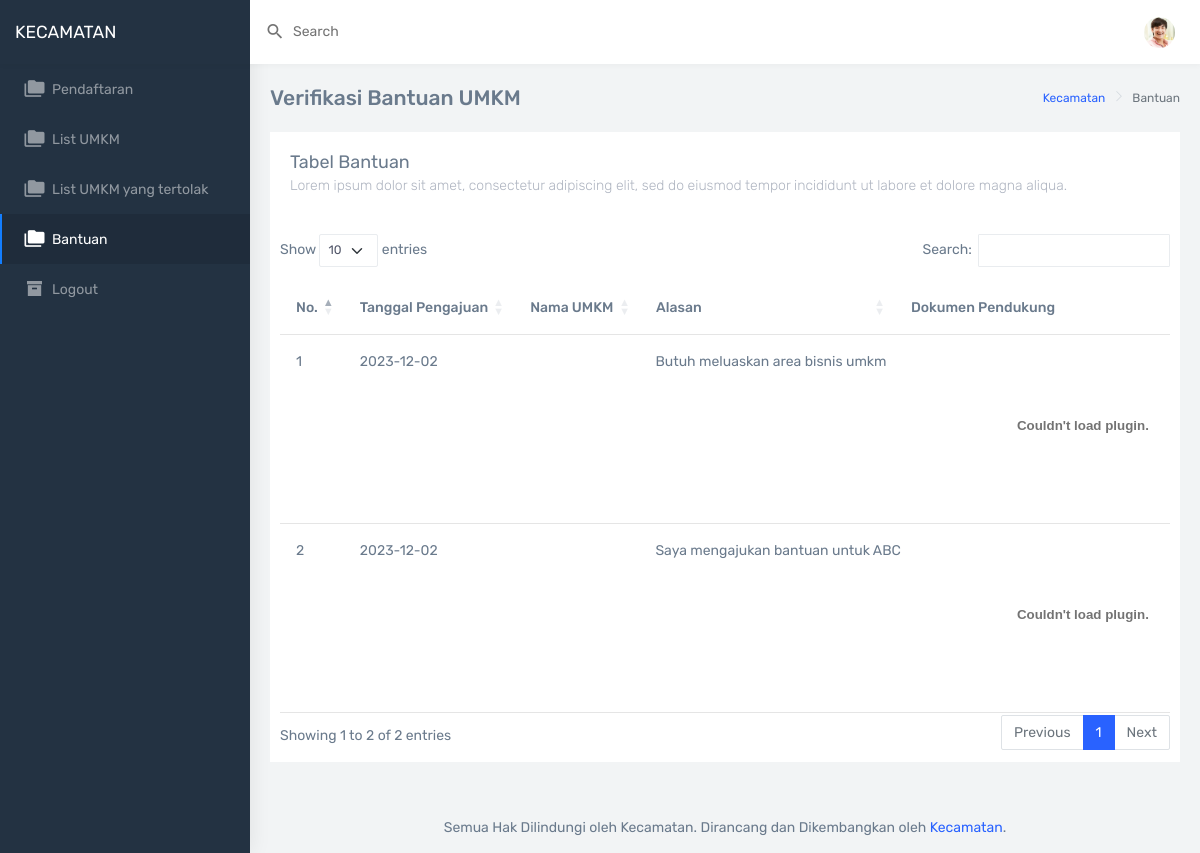
Page /admin/page/ltr/bantuan.php on the earlier database version.
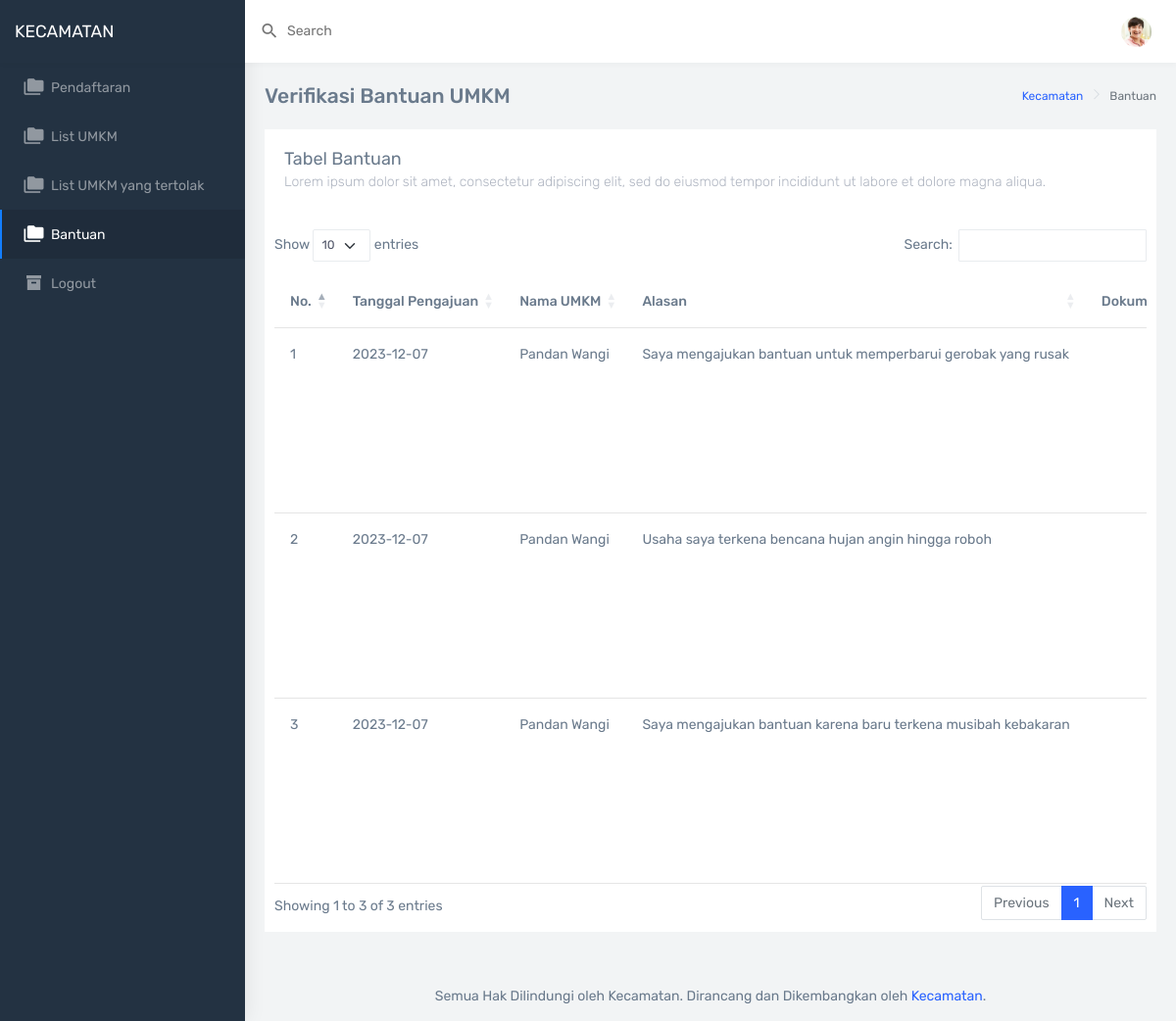
Same page on the later database version.
### tables this page shows
CREATE TABLE `bantuan` (
  `id` int(11) NOT NULL,
  `id_umkm` int(11) NOT NULL,
  `tanggal` date DEFAULT current_timestamp(),
  `alasan` varchar(255) NOT NULL,
  `dokumen_pendukung` varchar(100) NOT NULL,
  `kebutuhan_dana_nominal` int(11) DEFAULT NULL,
  `kebutuhan_dana_rincian` text DEFAULT NULL,
  `kebutuhan_tenda` tinyint(4) DEFAULT NULL,
  `kebutuhan_gerobak` tinyint(4) DEFAULT NULL,
  `kebutuhan_spanduk` tinyint(4) DEFAULT NULL,
  `kebutuhan_lainnya_ket` text DEFAULT NULL,
  `keterangan` text DEFAULT NULL,
  `status` int(11) NOT NULL DEFAULT 2
);

CREATE TABLE `umkmm` (
  `id` int(11) NOT NULL,
  `username` varchar(300) NOT NULL,
  `email` varchar(300) NOT NULL,
  `password` varchar(300) NOT NULL,
  `nama_umkm` varchar(300) NOT NULL,
  `notelp_umkm` varchar(12) NOT NULL,
  `alamat_umkm` varchar(300) NOT NULL,
  `kecamatan` varchar(300) NOT NULL,
  `foto_umkm` longblob NOT NULL,
  `kategori_umkm` varchar(300) NOT NULL,
  `deskripsi_umkm` varchar(500) NOT NULL,
  `formulir` longblob NOT NULL,
  `surat_pengantar` longblob NOT NULL,
  `ktp` longblob NOT NULL,
  `npwp` longblob NOT NULL,
  `verification_status` int(11) DEFAULT NULL
);

### admin/page/ltr/bantuan.php (the view, shortened to what this page needs)
<?php
require "../../../connect.php";
$sql = "SELECT * FROM bantuan WHERE status = 2";
$stmt = $conn->query($sql)->fetchAll();
?>
<!DOCTYPE html>
<html dir="page" lang="en">
<head>
    <link href="../../dist/css/style.min.css" rel="stylesheet">
    <link rel="stylesheet" href="https://cdn.datatables.net/1.13.7/css/dataTables.bootstrap5.min.css">
</head>
<body>
    <div id="main-wrapper" data-navbarbg="skin6" data-theme="light" data-layout="vertical" data-sidebartype="full" data-boxed-layout="full">
        <header class="topbar" data-navbarbg="skin6">
            <nav class="navbar top-navbar navbar-expand-md navbar-light">
                <div class="navbar-header" data-logobg="skin5">
                    <div class="navbar-brand">
                        <a href="pendaftaran.html" class="logo">
                            <span class="logo-text text-white" alt="homepage">
                                KECAMATAN
                            </span>
                        </a>
                    </div>
                </div>
                <div class="navbar-collapse collapse" id="navbarSupportedContent" data-navbarbg="skin6">
                    <ul class="navbar-nav float-start me-auto">
                        <li class="nav-item search-box">
                            <a class="nav-link waves-effect waves-dark" href="javascript:void(0)">
                                <div class="d-flex align-items-center">
                                    <i class="mdi mdi-magnify font-20 me-1"></i>
                                    <div class="ms-1 d-none d-sm-block">
                                        <span>Search</span>
                                    </div>
                                </div>
                            </a>
                        </li>
                    </ul>
                    <ul class="navbar-nav float-end">
                        <li class="nav-item dropdown">
                            <a class="nav-link dropdown-toggle text-muted waves-effect waves-dark pro-pic" href="#" id="navbarDropdown" role="button" data-bs-toggle="dropdown" aria-expanded="false">
                                <img src="../../assets/images/users/1.jpg" alt="user" class="rounded-circle" width="31">
                            </a>
                        </li>
                    </ul>
                </div>
            </nav>
        </header>
        <aside class="left-sidebar" data-sidebarbg="skin5">
            <div class="scroll-sidebar">
                <nav class="sidebar-nav">
                <ul id="sidebarnav">
                        <li class="sidebar-item">
                            <a class="sidebar-link waves-effect waves-dark sidebar-link" href="pendaftaran.php" aria-expanded="false">
                                <i class="mdi mdi-folder-multiple"></i>
                                <span class="hide-menu">Pendaftaran</span>
                            </a>
                        </li>
                        <li class="sidebar-item">
                            <a class="sidebar-link waves-effect waves-dark sidebar-link" href="umkm.php" aria-expanded="false">
                                <i class="mdi mdi-folder-multiple"></i>
                                <span class="hide-menu">List UMKM</span>
                            </a>
                        </li>
                        <li class="sidebar-item">
                            <a class="sidebar-link waves-effect waves-dark sidebar-link" href="umkm_tolak.php" aria-expanded="false">
                                <i class="mdi mdi-folder-multiple"></i>
                                <span class="hide-menu">List UMKM yang tertolak</span>
                            </a>
                        </li>
                        <li class="sidebar-item">
                            <a class="sidebar-link waves-effect waves-dark sidebar-link" href="bantuan.php" aria-expanded="false">
                                <i class="mdi mdi-folder-multiple"></i>
                                <span class="hide-menu">Bantuan</span>
                            </a>
                        </li>
                        <li class="sidebar-item">
                            <a class="sidebar-link waves-effect waves-dark sidebar-link" href="../../../logout.php" aria-expanded="false">
                                <i class="mdi mdi-archive"></i>
                                <span class="hide-menu">Logout</span>
                            </a>
                        </li>
                    </ul>
                </nav>
            </div>
        </aside>
        <div class="page-wrapper">
            <div class="page-breadcrumb">
                <div class="row">
                    <div class="col-5 align-self-center">
                        <h4 class="page-title">Verifikasi Bantuan UMKM</h4>
                    </div>
                    <div class="col-7 align-self-center">
                        <div class="d-flex align-items-center justify-content-end">
                            <nav aria-label="breadcrumb">
                                <ol class="breadcrumb">
                                    <li class="breadcrumb-item">
                                        <a href="#">Kecamatan</a>
                                    </li>
                                    <li class="breadcrumb-item active" aria-current="page">Bantuan</li>
                                </ol>
                            </nav>
                        </div>
                    </div>
                </div>
            </div>
            <div class="container-fluid">
                <div class="row">
                    <div class="col-12">
                        <div class="card">
                            <div class="card-body">
                                <h4 class="card-title">Tabel Bantuan</h4>
                                <h6 class="card-subtitle">Lorem ipsum dolor sit amet, consectetur adipiscing elit, sed do eiusmod tempor incididunt ut labore et dolore magna aliqua.
                            </div>
                            <div class="table-responsive" style="padding: 10px;">
                                <table class="table table-hover nowrap" id="tableBantuan" style="width: 100%;">
                                    <thead id="thead-tableBantuan" class="nowrap" style="width: 100%;">
                                        <tr>
                                            <th scope="col">No.</th>
                                            <th scope="col">Tanggal Pengajuan</th>
                                            <th scope="col">Nama UMKM</th>
                                            <th scope="col">Alasan</th>
                                            <th scope="col">Dokumen Pendukung</th>
                                        </tr>
                                    </thead>
                                    <tbody id="tbody-tableBantuan">
                                        <?php
                                        if ($stmt != null) {
                                            $no = 0;
                                            foreach ($stmt as $data) {
                                                $no++;
                                                $id = $data['id_umkm'];
                                                $nama_umkm = "SELECT nama_umkm FROM umkmm WHERE id = $id";
                                                $nama_umkm = $conn->query($nama_umkm)->fetch();
                                                echo '
                                                <tr>
                                                    <td>' . $no . '</td>
                                                    <td>' . $data['tanggal'] . '</td>
                                                    <td>' . $nama_umkm['nama_umkm'] . '</td>
                                                    <td>' . $data['alasan'] . '</td>
                                                    <td> <embed type="application/pdf" src="../../../forms/'. $data['dokumen_pendukung'] .'" style="width: 600; heigth: 400; overflow: hidden;"></embed> </td>
                                                    <td>' . $data['kebutuhan_dana_nominal'] . '</td>
                                                    <td>' . $data['kebutuhan_dana_rincian'] . '</td>
                                                    <td>' . $data['kebutuhan_tenda'] . '</td>
                                                    <td>' . $data['kebutuhan_gerobak'] . '</td>
                                                    <td>' . $data['kebutuhan_spanduk'] . '</td>
                                                    <td>' . $data['kebutuhan_lainnya_ket'] . '</td>
                                                    <td>' . $data['keterangan'] . '</td>
                                                    <td>
                                                    <button class="btn btn-outline-success" onclick="terimaBantuan(' . $data['id'] . ')">Terima</button>
                                                    <button class="btn btn-outline-danger" onclick="tolakBantuan(' . $data['id'] . ')">Tolak</button>
                                                    </td>
                                                </tr>
                                                ';
                                        ?>
                                        <?php
                                            }
                                        }
                                        ?>
                                    </tbody>
                                </table>
                            </div>
                        </div>
                    </div>
                </div>
            </div>
            <footer class="footer text-center">
                Semua Hak Dilindungi oleh Kecamatan. Dirancang dan Dikembangkan oleh
                <a href="">Kecamatan</a>.
            </footer>
        </div>
    </div>
</body>
</html>

### admin/page/ltr/bantuan.php (style rules this page uses)
.page-wrapper { background: #f2f4f5; position: relative; transition: 0.2s ease-in; display: block; }

Differences in the rows shown:
removed bantuan: tanggal "2023-12-02", alasan "Butuh meluaskan area bisnis umkm"
removed bantuan: tanggal "2023-12-02", alasan "Saya mengajukan bantuan untuk ABC"
added bantuan: tanggal "2023-12-07", umkmm.nama_umkm "Pandan Wangi", alasan "Saya mengajukan bantuan untuk memperbarui gerobak yang rusak"
added bantuan: tanggal "2023-12-07", umkmm.nama_umkm "Pandan Wangi", alasan "Usaha saya terkena bencana hujan angin hingga roboh"
added bantuan: tanggal "2023-12-07", umkmm.nama_umkm "Pandan Wangi", alasan "Saya mengajukan bantuan karena baru terkena musibah kebakaran"
Other differences:
text written by a page script: "Show entries Search: Showing 1 to 2 of 2 entries Previous 1 Next" → "Show entries Search: Showing 1 to 3 of 3 entries Previous 1 Next"
